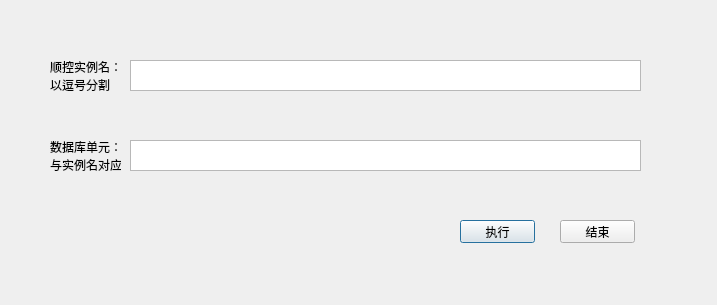
<?xml version="1.0" encoding="UTF-8"?>
<ui version="4.0">
 <class>beijing10dialog</class>
 <widget class="QDialog" name="beijing10dialog">
  <property name="geometry">
   <rect>
    <x>0</x>
    <y>0</y>
    <width>717</width>
    <height>305</height>
   </rect>
  </property>
  <property name="windowTitle">
   <string>北京10号线顺控</string>
  </property>
  <widget class="QLabel" name="label">
   <property name="geometry">
    <rect>
     <x>50</x>
     <y>60</y>
     <width>71</width>
     <height>31</height>
    </rect>
   </property>
   <property name="text">
    <string>顺控实例名：
以逗号分割</string>
   </property>
  </widget>
  <widget class="QLabel" name="label_2">
   <property name="geometry">
    <rect>
     <x>50</x>
     <y>140</y>
     <width>71</width>
     <height>31</height>
    </rect>
   </property>
   <property name="text">
    <string>数据库单元：
与实例名对应</string>
   </property>
  </widget>
  <widget class="QTextEdit" name="shiliming">
   <property name="geometry">
    <rect>
     <x>130</x>
     <y>60</y>
     <width>511</width>
     <height>31</height>
    </rect>
   </property>
  </widget>
  <widget class="QTextEdit" name="danyuan">
   <property name="geometry">
    <rect>
     <x>130</x>
     <y>140</y>
     <width>511</width>
     <height>31</height>
    </rect>
   </property>
  </widget>
  <widget class="QPushButton" name="zhixing">
   <property name="geometry">
    <rect>
     <x>460</x>
     <y>220</y>
     <width>75</width>
     <height>23</height>
    </rect>
   </property>
   <property name="text">
    <string>执行</string>
   </property>
  </widget>
  <widget class="QPushButton" name="bei10jieshu">
   <property name="geometry">
    <rect>
     <x>560</x>
     <y>220</y>
     <width>75</width>
     <height>23</height>
    </rect>
   </property>
   <property name="text">
    <string>结束</string>
   </property>
  </widget>
 </widget>
 <resources/>
 <connections/>
</ui>
